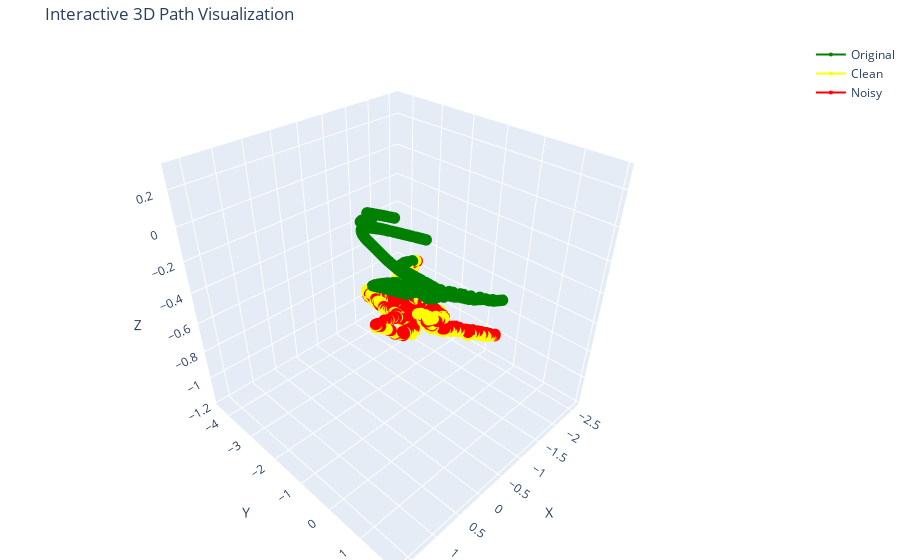

Source (notebook cell):
### Markdown cell above
## Visualization

### Code cell
plot_phats(original_poses, clean_poses, noisy_poses)

### Figure 1 — Plotly figure (JSON) as saved in the notebook; plotly's stock layout.template omitted (floating-point values rounded to 4 significant figures; data arrays with more than 128 entries replaced by an {"elided": "..."} marker saying what was removed)
{"data": [{"marker": {"color": "green", "size": 4}, "mode": "lines+markers", "name": "Original", "type": "scatter3d", "x": {"elided": "986 float values"}, "y": {"elided": "986 float values"}, "z": {"elided": "986 float values"}}, {"marker": {"color": "yellow", "size": 4}, "mode": "lines+markers", "name": "Clean", "type": "scatter3d", "x": {"elided": "986 float values"}, "y": {"elided": "986 float values"}, "z": {"elided": "986 float values"}}, {"marker": {"color": "red", "size": 4}, "mode": "lines+markers", "name": "Noisy", "type": "scatter3d", "x": {"elided": "986 float values"}, "y": {"elided": "986 float values"}, "z": {"elided": "986 float values"}}], "layout": {"margin": {"b": 0, "l": 0, "r": 0, "t": 40}, "scene": {"xaxis": {"title": {"text": "X"}}, "yaxis": {"title": {"text": "Y"}}, "zaxis": {"title": {"text": "Z"}}}, "title": {"text": "Interactive 3D Path Visualization"}}}
